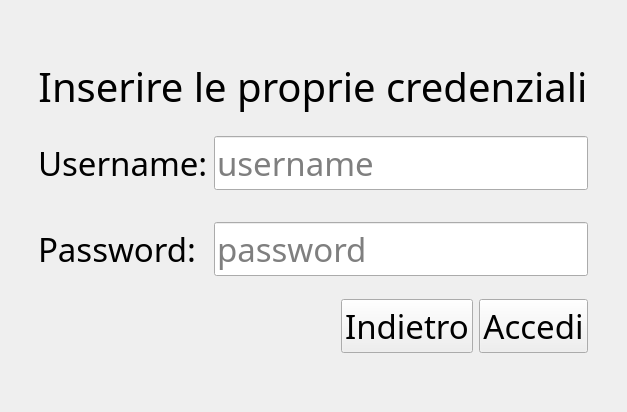
<?xml version="1.0" encoding="UTF-8"?>
<ui version="4.0">
 <class>LoginView</class>
 <widget class="QWidget" name="LoginView">
  <property name="geometry">
   <rect>
    <x>0</x>
    <y>0</y>
    <width>627</width>
    <height>412</height>
   </rect>
  </property>
  <property name="windowTitle">
   <string>Form</string>
  </property>
  <property name="styleSheet">
   <string notr="true"/>
  </property>
  <layout class="QGridLayout" name="gridLayout">
   <item row="7" column="0">
    <spacer name="horizontalSpacer_3">
     <property name="orientation">
      <enum>Qt::Horizontal</enum>
     </property>
     <property name="sizeHint" stdset="0">
      <size>
       <width>40</width>
       <height>20</height>
      </size>
     </property>
    </spacer>
   </item>
   <item row="7" column="2">
    <spacer name="horizontalSpacer_8">
     <property name="orientation">
      <enum>Qt::Horizontal</enum>
     </property>
     <property name="sizeHint" stdset="0">
      <size>
       <width>40</width>
       <height>20</height>
      </size>
     </property>
    </spacer>
   </item>
   <item row="3" column="1">
    <widget class="QLabel" name="label">
     <property name="font">
      <font>
       <family>Maiandra GD</family>
       <pointsize>30</pointsize>
      </font>
     </property>
     <property name="text">
      <string>Inserire le proprie credenziali</string>
     </property>
     <property name="alignment">
      <set>Qt::AlignCenter</set>
     </property>
    </widget>
   </item>
   <item row="1" column="1">
    <spacer name="verticalSpacer_6">
     <property name="orientation">
      <enum>Qt::Vertical</enum>
     </property>
     <property name="sizeHint" stdset="0">
      <size>
       <width>20</width>
       <height>40</height>
      </size>
     </property>
    </spacer>
   </item>
   <item row="6" column="1">
    <spacer name="verticalSpacer">
     <property name="orientation">
      <enum>Qt::Vertical</enum>
     </property>
     <property name="sizeHint" stdset="0">
      <size>
       <width>20</width>
       <height>40</height>
      </size>
     </property>
    </spacer>
   </item>
   <item row="0" column="1">
    <spacer name="verticalSpacer_4">
     <property name="orientation">
      <enum>Qt::Vertical</enum>
     </property>
     <property name="sizeHint" stdset="0">
      <size>
       <width>20</width>
       <height>40</height>
      </size>
     </property>
    </spacer>
   </item>
   <item row="13" column="1">
    <spacer name="verticalSpacer_8">
     <property name="orientation">
      <enum>Qt::Vertical</enum>
     </property>
     <property name="sizeHint" stdset="0">
      <size>
       <width>20</width>
       <height>40</height>
      </size>
     </property>
    </spacer>
   </item>
   <item row="11" column="1">
    <layout class="QHBoxLayout" name="horizontalLayout">
     <item>
      <spacer name="horizontalSpacer">
       <property name="orientation">
        <enum>Qt::Horizontal</enum>
       </property>
       <property name="sizeHint" stdset="0">
        <size>
         <width>40</width>
         <height>20</height>
        </size>
       </property>
      </spacer>
     </item>
     <item>
      <spacer name="horizontalSpacer_4">
       <property name="orientation">
        <enum>Qt::Horizontal</enum>
       </property>
       <property name="sizeHint" stdset="0">
        <size>
         <width>40</width>
         <height>20</height>
        </size>
       </property>
      </spacer>
     </item>
     <item>
      <spacer name="horizontalSpacer_5">
       <property name="orientation">
        <enum>Qt::Horizontal</enum>
       </property>
       <property name="sizeHint" stdset="0">
        <size>
         <width>40</width>
         <height>20</height>
        </size>
       </property>
      </spacer>
     </item>
     <item>
      <spacer name="horizontalSpacer_6">
       <property name="orientation">
        <enum>Qt::Horizontal</enum>
       </property>
       <property name="sizeHint" stdset="0">
        <size>
         <width>40</width>
         <height>20</height>
        </size>
       </property>
      </spacer>
     </item>
     <item>
      <spacer name="horizontalSpacer_7">
       <property name="orientation">
        <enum>Qt::Horizontal</enum>
       </property>
       <property name="sizeHint" stdset="0">
        <size>
         <width>40</width>
         <height>20</height>
        </size>
       </property>
      </spacer>
     </item>
     <item>
      <widget class="QPushButton" name="back">
       <property name="font">
        <font>
         <family>Maiandra GD</family>
         <pointsize>25</pointsize>
        </font>
       </property>
       <property name="text">
        <string>Indietro</string>
       </property>
      </widget>
     </item>
     <item>
      <widget class="QPushButton" name="login">
       <property name="font">
        <font>
         <family>Maiandra GD</family>
         <pointsize>25</pointsize>
        </font>
       </property>
       <property name="text">
        <string>Accedi</string>
       </property>
      </widget>
     </item>
    </layout>
   </item>
   <item row="12" column="1">
    <spacer name="verticalSpacer_3">
     <property name="orientation">
      <enum>Qt::Vertical</enum>
     </property>
     <property name="sizeHint" stdset="0">
      <size>
       <width>20</width>
       <height>40</height>
      </size>
     </property>
    </spacer>
   </item>
   <item row="8" column="1">
    <spacer name="verticalSpacer_9">
     <property name="orientation">
      <enum>Qt::Vertical</enum>
     </property>
     <property name="sizeHint" stdset="0">
      <size>
       <width>20</width>
       <height>40</height>
      </size>
     </property>
    </spacer>
   </item>
   <item row="7" column="1">
    <layout class="QFormLayout" name="formLayout">
     <item row="0" column="0">
      <widget class="QLabel" name="label_2">
       <property name="font">
        <font>
         <family>Maiandra GD</family>
         <pointsize>25</pointsize>
        </font>
       </property>
       <property name="text">
        <string>Username:</string>
       </property>
      </widget>
     </item>
     <item row="0" column="1">
      <widget class="QLineEdit" name="username">
       <property name="font">
        <font>
         <family>Maiandra GD</family>
         <pointsize>25</pointsize>
        </font>
       </property>
       <property name="placeholderText">
        <string>username</string>
       </property>
      </widget>
     </item>
     <item row="1" column="1">
      <spacer name="horizontalSpacer_2">
       <property name="orientation">
        <enum>Qt::Horizontal</enum>
       </property>
       <property name="sizeHint" stdset="0">
        <size>
         <width>40</width>
         <height>20</height>
        </size>
       </property>
      </spacer>
     </item>
     <item row="2" column="0">
      <widget class="QLabel" name="label_3">
       <property name="font">
        <font>
         <family>Maiandra GD</family>
         <pointsize>25</pointsize>
        </font>
       </property>
       <property name="text">
        <string>Password:</string>
       </property>
      </widget>
     </item>
     <item row="2" column="1">
      <widget class="QLineEdit" name="password">
       <property name="font">
        <font>
         <family>Maiandra GD</family>
         <pointsize>25</pointsize>
        </font>
       </property>
       <property name="echoMode">
        <enum>QLineEdit::Password</enum>
       </property>
       <property name="placeholderText">
        <string>password</string>
       </property>
      </widget>
     </item>
    </layout>
   </item>
   <item row="14" column="1">
    <spacer name="verticalSpacer_5">
     <property name="orientation">
      <enum>Qt::Vertical</enum>
     </property>
     <property name="sizeHint" stdset="0">
      <size>
       <width>20</width>
       <height>40</height>
      </size>
     </property>
    </spacer>
   </item>
   <item row="2" column="1">
    <spacer name="verticalSpacer_7">
     <property name="orientation">
      <enum>Qt::Vertical</enum>
     </property>
     <property name="sizeHint" stdset="0">
      <size>
       <width>20</width>
       <height>40</height>
      </size>
     </property>
    </spacer>
   </item>
  </layout>
 </widget>
 <tabstops>
  <tabstop>username</tabstop>
  <tabstop>password</tabstop>
  <tabstop>back</tabstop>
  <tabstop>login</tabstop>
 </tabstops>
 <resources/>
 <connections/>
</ui>
